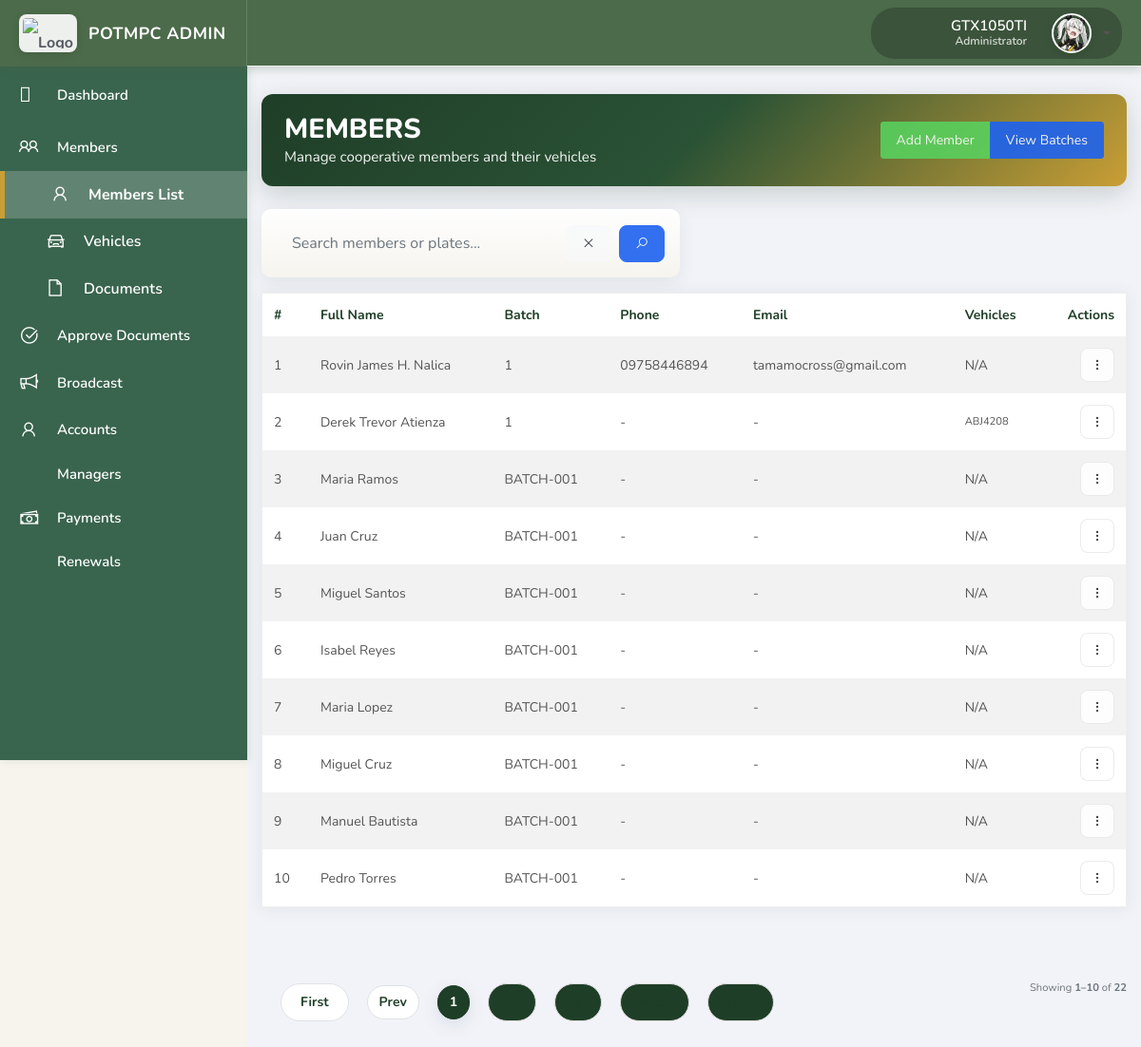
The page /members/ (signed in) on the database as committed earlier.
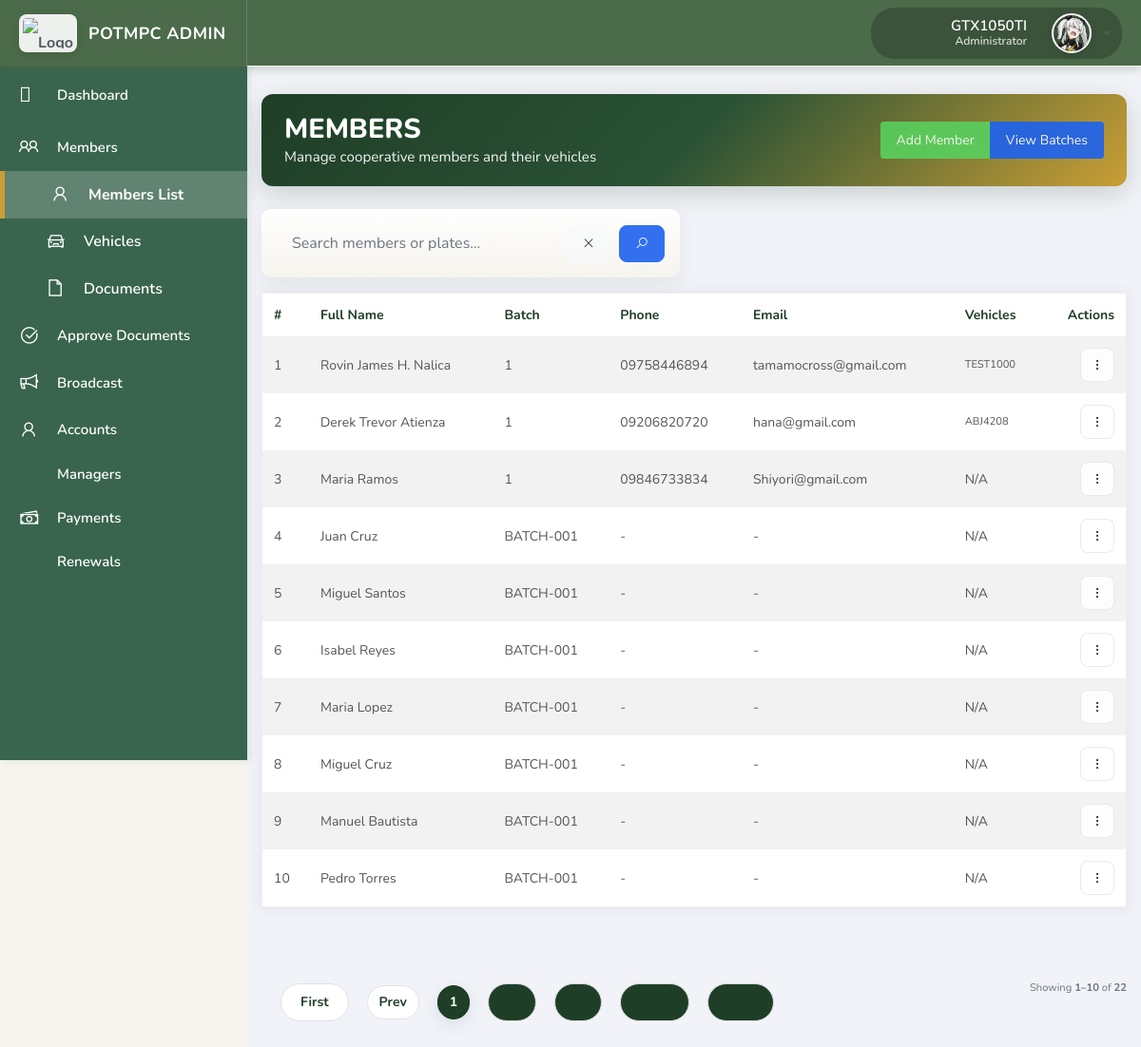
The same page on the database as committed later.
### coop/models.py (models this page shows, shortened)
class Member(models.Model):
    SEX_CHOICES = [
        ('M', 'Male'),
        ('F', 'Female'),
        ('O', 'Other'),
    ]
    full_name = models.CharField(max_length=255)
    batch = models.ForeignKey(Batch, on_delete=models.CASCADE, related_name="members")
    batch_monitoring_number = models.PositiveIntegerField()
    is_dormant = models.BooleanField(default=False)
    age = models.PositiveSmallIntegerField(null=True, blank=True, help_text="Member's age")
    sex = models.CharField(max_length=1, choices=SEX_CHOICES, null=True, blank=True, help_text="Member's sex")
    phone_number = models.CharField(max_length=20, null=True, blank=True, help_text="Member's phone number (overridden by user account if linked)")
    email = models.EmailField(null=True, blank=True, help_text="Member's email (overridden by user account if linked)")
    user_account = models.OneToOneField(
        'User',
        on_delete=models.SET_NULL,
        null=True,
        blank=True,
        related_name='member_profile'
    )

class Batch(models.Model):
    number = models.CharField(max_length=20, unique=True)
    created_by = models.ForeignKey(User, on_delete=models.SET_NULL, null=True, blank=True, limit_choices_to={'role': 'admin'})

class User(AbstractUser):
    ROLE_CHOICES = (
        ('superadmin', 'Superadmin'),
        ('admin', 'Admin'),
        ('manager', 'Manager'),
        ('client', 'Client Member'),
    )
    role = models.CharField(max_length=20, choices=ROLE_CHOICES, default='client')
    full_name = models.CharField(max_length=255)
    phone_number = models.CharField(max_length=20, unique=True, null=True, blank=True)
    dormant = models.IntegerField(default=0)  # 0 = Pending, 1 = Not Dormant
    id_image = models.ImageField(upload_to=id_upload_path, null=True, blank=True)
    profile_image = models.ImageField(upload_to=profile_upload_path, null=True, blank=True)
    email = models.EmailField(unique=True)
    groups = models.ManyToManyField(
        Group,
        related_name="coop_user_set",  # <-- unique related_name
        blank=True,
        help_text="The groups this user belongs to.",
        verbose_name="groups"
    )
    user_permissions = models.ManyToManyField(
        Permission,
        related_name="coop_user_permissions",  # <-- unique related_name
        blank=True,
        help_text="Specific permissions for this user.",
        verbose_name="user permissions"
    )

class Vehicle(models.Model):
    plate_number = models.CharField(max_length=20, unique=True)
    engine_number = models.CharField(max_length=70, blank=True, null=True, help_text="Engine number (alphanumeric, e.g., ABC2393249RDUI)")
    chassis_number = models.CharField(max_length=70, blank=True, null=True, help_text="Chassis number (alphanumeric, e.g., ABC2393249RDUI)")
    make_brand = models.CharField(max_length=100, blank=True, null=True)
    body_type = models.CharField(max_length=50, default="van", editable=False)
    year_model = models.PositiveIntegerField(blank=True, null=True)
    series = models.CharField(max_length=50, blank=True, null=True)
    color = models.CharField(max_length=30, blank=True, null=True)
    member = models.ForeignKey(Member, on_delete=models.SET_NULL, null=True, blank=True, related_name="vehicles")

### coop/views.py (the view, shortened to what this page needs)
# urls.py: path("members/", views.MemberListView.as_view(), name="member_list"),
@method_decorator(login_required, name='dispatch')
class MemberListView(ListView):
    model = Member
    template_name = "memberlist.html"
    context_object_name = "object_list"
    paginate_by = 10
    def get_queryset(self):
        qs = super().get_queryset().select_related('batch', 'user_account').prefetch_related('vehicles')
        q = (self.request.GET.get("q") or "").strip()
        if not q:
            return qs
    def get_context_data(self, **kwargs):
        context = super().get_context_data(**kwargs)
        page_obj = context.get('page_obj')
        if page_obj:
            try:
                start = (page_obj.number - 1) * (self.paginate_by or 0)
            except Exception:
                start = 0
        else:
            start = 0
        context['start_index'] = start
        return context
    def render_to_response(self, context, **response_kwargs):
        if self.request.headers.get('x-requested-with') == 'XMLHttpRequest':
            html = render_to_string("includes/member_table_rows.html", context, request=self.request)
            return JsonResponse({'html': html})
        return super().render_to_response(context, **response_kwargs)

### coop/context_processors.py (called while the page is built)
def notifications(request):
    if request.user.is_authenticated:
        unread_count = Notification.objects.filter(
            recipient=request.user,
            is_read=False
        ).count()
        recent_notifications = Notification.objects.filter(
            recipient=request.user
        ).order_by('-created_at')[:5]
        return {
            'unread_notifications_count': unread_count,
            'recent_notifications': recent_notifications,
        }
    return {
        'unread_notifications_count': 0,
        'recent_notifications': [],
    }

### templates/memberlist.html (shortened to what this page needs)
{% extends 'base.html' %}
{% load static %}
{% block extra_css %}
<link rel="stylesheet" href="{% static 'css/admin_all.css' %}">
<link rel="stylesheet" href="{% static 'css/admin_forms.css' %}">
{% endblock %}
{% block content %}
<div class="container py-4">
  <div class="members-header card-header-gradient mb-4 d-flex justify-content-between align-items-center">
    <div>
      <h1 class="members-header-title">MEMBERS</h1>
      <p class="members-header-sub">Manage cooperative members and their vehicles</p>
    </div>
    <div class="d-flex align-items-center">
      <div class="btn-group">
        <a href="{% url 'member_add' %}" class="btn btn-success">Add Member</a>
        <a href="/batches/1/" class="btn btn-primary">View Batches</a>
      </div>
    </div>
  </div>
  <div class="row mb-3">
    <div class="col-md-6">
      <form action="{% url 'member_list' %}">
        <div class="search-card p-3 d-flex align-items-center">
          <input type="text" id="member-search" name="q" class="form-control form-control-lg search-input" placeholder="Search members or plates..." autocomplete="off">
          <button type="button" class="btn btn-light ml-2" id="member-search-clear" title="Clear"><i class="la la-times"></i></button>
          <button type="submit" class="btn btn-primary ml-2"><i class="la la-search"></i></button>
        </div>
      </form>
    </div>
  </div>
  <div class="card admin-card material-table">
    <div class="card-body p-0">
      <table class="table table-striped table-hover mb-0">
        <thead class="table-head">
          <tr>
            <th>#</th>
            <th>Full Name</th>
            <th>Batch</th>
            <th>Phone</th>
            <th>Email</th>
            <th>Vehicles</th>
            <th class="text-right">Actions</th>
          </tr>
        </thead>
        <tbody id="member-table-body" class="material-rows">
          {% include 'includes/member_table_rows.html' %}
        </tbody>
      </table>
    </div>
  </div>
  <div id="pagination-container" class="mt-3">
    {% include 'includes/pagination.html' %}
  </div>
</div>
{% endblock %}

### templates/includes/member_table_rows.html (shortened to what this page needs)
{% for member in object_list %}
<tr class="material-row">
    <td>
        {% if page_obj %}{{ page_obj.start_index|add:forloop.counter0 }}{% else %}{{ forloop.counter }}{% endif %}
    </td>
    <td>{{ member.full_name }}</td>
    <td>{% if member.batch %}{{ member.batch.number }}{% else %}N/A{% endif %}</td>
    <td>{{ member.user_account.phone_number|default:"-" }}</td>
    <td>{{ member.user_account.email|default:"-" }}</td>
    <td>
        {% with plates=member.vehicles.all %}
            {% if plates %}
                <ul class="list-unstyled mb-0 small">
                {% for v in plates %}
                    <li>{{ v.plate_number }}</li>
                {% endfor %}
                </ul>
            {% else %}
                N/A
            {% endif %}
        {% endwith %}
    </td>
    <td class="text-right">
      <div class="action-container d-inline-block">
        <button class="btn btn-sm btn-light action-toggle" aria-haspopup="true" aria-expanded="false" title="Actions">
          <svg width="14" height="16" viewBox="0 0 24 24" fill="currentColor" aria-hidden="true" focusable="false">
            <circle cx="12" cy="5" r="2"></circle>
            <circle cx="12" cy="12" r="2"></circle>
            <circle cx="12" cy="19" r="2"></circle>
          </svg>
        </button>
      </div>
    </td>
</tr>
{% empty %}
<tr>
    <td colspan="7" class="text-muted">No members found.</td>
</tr>
{% endfor %}

Rows that differ between the two databases and show on the page:
changed Member "Rovin James H. Nalica": gains Vehicle (plate_number "TEST1000"); no longer shows "N/A"
changed Member "Derek Trevor Atienza": user_account.phone_number "-" → "09206820720"; user_account.email "-" → "hana@gmail.com"
changed Member "Maria Ramos": batch.number "BATCH-001" → "1"; user_account.phone_number "-" → "09846733834"; user_account.email "-" → "Shiyori@gmail.com"
